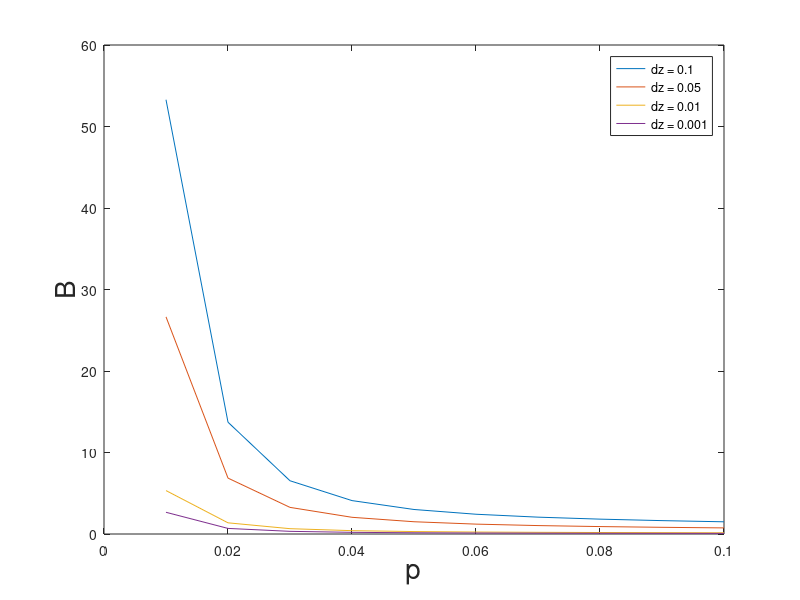
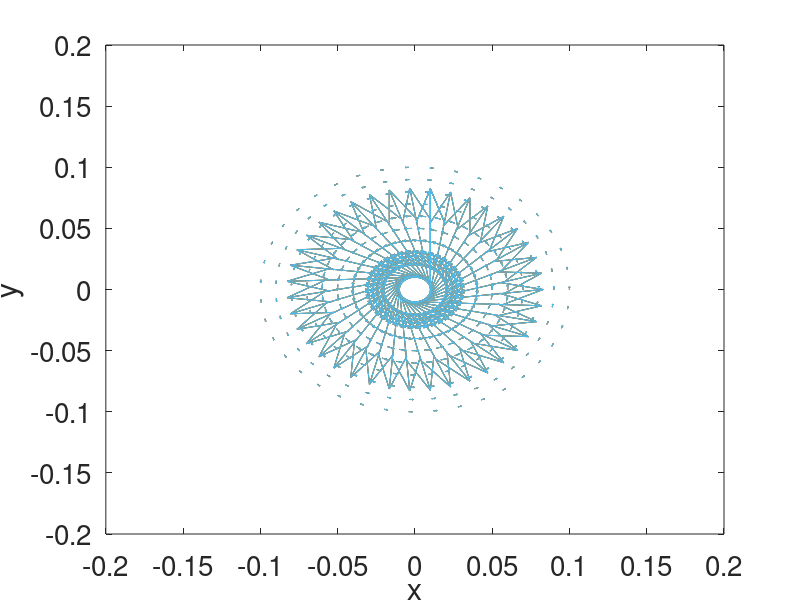

These figures' MATLAB source, in order:
%Henrique Bueno de Lima - Nº USP: 9302305
clear;
% Diferencial do Campo magnético com u_0 . I = 1
function dB = dB(p, z)
  dB = 1/(4*pi) * p/((p^2 + z^2)^(3/2));
endfunction

function integral_simpson = integral_simpson(dz, z, p, s)
  integral = 0;
  for i = 2:(s-1)
    if(mod(i,2) == 0) % indices pares
      integral = integral + 4*dB(p, z(i));
    else % indices ímpares
      integral = integral + 2*dB(p, z(i));
    endif
  endfor
  integral = integral + dB(p, z(1)) + dB(p, z(s));
  integral_simpson = integral * dz/3;

endfunction

L = 10;
dz = [0.1 0.05 0.01 0.005];
p = 0.01:0.01:0.1;
z = -L/2:dz(1):L/2;

size_dz = length(dz);
size_z = length(z);
size_p = length(p);

B = zeros(size_dz, size_p);
for i = 1:size_dz
  for j = 1:size_p
    B(i,j) = integral_simpson(dz(i), z, p(j), size_z);
  endfor
endfor
plot(p,B)
legend('dz = 0.1', 'dz = 0.05', 'dz = 0.01', 'dz = 0.001');
xlabel('p','Fontsize', 20);
ylabel('B','Fontsize', 20);

figure(2)
theta = linspace(0,2*pi, 40);
x = p' * cos(theta);
y = p' * sin(theta);
for i = 1:size_dz
  Bx = -B(i,:)' * sin(theta);
  By = B(i,:)' * cos(theta);
  quiver(x,y,Bx,By,4); hold on;
  endfor
xlabel('x','Fontsize', 20);
ylabel('y','Fontsize', 20);
set(gca, 'Fontsize', 20);